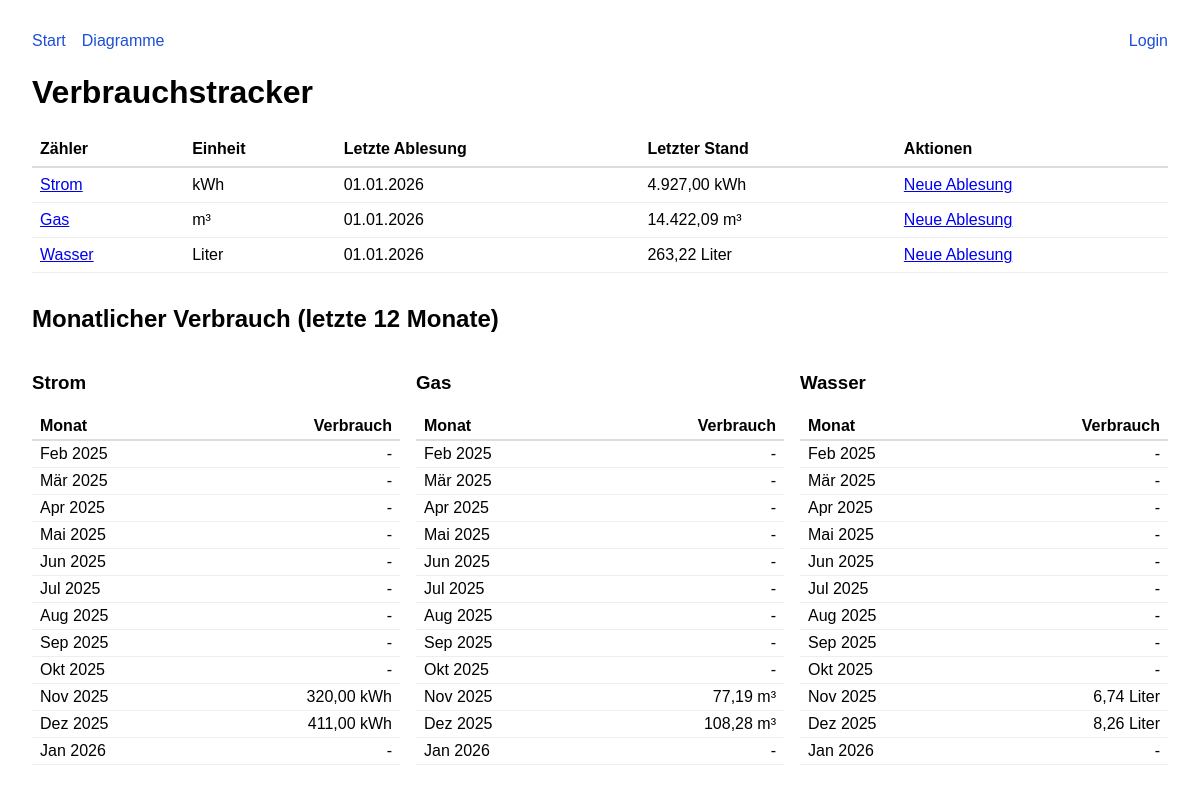
The page / on the database its author committed.
### app/models.py (models this page shows)
class Meter(db.Model):
    id = db.Column(db.Integer, primary_key=True)
    name = db.Column(db.String(80), unique=True, nullable=False)
    unit = db.Column(db.String(20), nullable=False)
    serial_number = db.Column(db.String(100), nullable=False)
    created_at = db.Column(db.DateTime, default=datetime.utcnow)
    readings = db.relationship('MeterReading', backref='meter', lazy='dynamic',
                               order_by='desc(MeterReading.reading_date)')
    def get_last_reading(self) -> 'MeterReading | None':
        return self.readings.first()
    def get_monthly_consumption(self, months: int = 12) -> list[tuple[str, float | None]]:
        month_names = ['Jan', 'Feb', 'Mär', 'Apr', 'Mai', 'Jun',
                       'Jul', 'Aug', 'Sep', 'Okt', 'Nov', 'Dez']
        readings = MeterReading.query.filter_by(meter_id=self.id).order_by(MeterReading.reading_date.asc()).all()
        consumption_by_month: dict[tuple[int, int], float] = {}
        prev_reading = None
        for reading in readings:
            if prev_reading and reading.serial_number == prev_reading.serial_number:
                total_consumption = reading.value - prev_reading.value
                total_days = (reading.reading_date - prev_reading.reading_date).days
                if total_days > 0:
                    current = prev_reading.reading_date
                    while current < reading.reading_date:
                        month_key = (current.year, current.month)
                        month_end = date(current.year, current.month,
                                         monthrange(current.year, current.month)[1])
                        period_end = min(month_end, reading.reading_date)
                        days_in_month = (period_end - current).days + (1 if current == prev_reading.reading_date else 0)
                        share = (days_in_month / total_days) * total_consumption
                        consumption_by_month[month_key] = consumption_by_month.get(month_key, 0) + share
                        current = month_end + relativedelta(days=1)
            prev_reading = reading
        today = date.today()
        result = []
        for i in range(months - 1, -1, -1):
            month_date = today - relativedelta(months=i)
            month_key = (month_date.year, month_date.month)
            month_label = f"{month_names[month_date.month - 1]} {month_date.year}"
            consumption = consumption_by_month.get(month_key)
            result.append((month_label, consumption))
        return result

class MeterReading(db.Model):
    id = db.Column(db.Integer, primary_key=True)
    meter_id = db.Column(db.Integer, db.ForeignKey('meter.id'), nullable=False)
    reading_date = db.Column(db.Date, nullable=False)
    value = db.Column(db.Float, nullable=False)
    serial_number = db.Column(db.String(100), nullable=False)
    created_at = db.Column(db.DateTime, default=datetime.utcnow)
    __table_args__ = (
        db.UniqueConstraint('meter_id', 'reading_date', name='unique_meter_date'),
    )

### app/main/routes.py (the view)
@main_bp.route('/')
def index():
    meters = Meter.query.all()
    consumption_data = {m.id: m.get_monthly_consumption() for m in meters}
    return render_template('index.html', meters=meters, consumption_data=consumption_data)

### app/__init__.py (called while the page is built)
def create_app(config_object='config.Config'):
    app = Flask(__name__)
    app.config.from_object(config_object)
    db.init_app(app)
    migrate.init_app(app, db)
    login_manager.init_app(app)
    login_manager.login_view = 'main.login'
    login_manager.login_message_category = 'info'
    csrf.init_app(app)
    app.register_blueprint(main_bp)
    app.register_blueprint(api_bp, url_prefix='/api')
    csrf.exempt(api_bp)  # API uses API key auth instead of CSRF
    @app.template_filter('de_number')
    def de_number_filter(value, decimals=2):
        if value is None:
            return '-'
        formatted = f"{value:,.{decimals}f}"
        formatted = formatted.replace(',', 'X').replace('.', ',').replace('X', '.')
        return formatted
    register_commands(app)
    return app

### app/main/templates/index.html
{% extends 'base.html' %}
{% block content %}
  <h1>Verbrauchstracker</h1>
  {% if meters %}
    <table style="width: 100%; border-collapse: collapse; margin-top: 1rem;">
      <thead>
        <tr style="border-bottom: 2px solid #ddd; text-align: left;">
          <th style="padding: 0.5rem;">Zähler</th>
          <th style="padding: 0.5rem;">Einheit</th>
          <th style="padding: 0.5rem;">Letzte Ablesung</th>
          <th style="padding: 0.5rem;">Letzter Stand</th>
          <th style="padding: 0.5rem;">Aktionen</th>
        </tr>
      </thead>
      <tbody>
        {% for meter in meters %}
          {% set last_reading = meter.get_last_reading() %}
          <tr style="border-bottom: 1px solid #eee;">
            <td style="padding: 0.5rem;">
              <a href="{{ url_for('main.meter_detail', meter_id=meter.id) }}">{{ meter.name }}</a>
            </td>
            <td style="padding: 0.5rem;">{{ meter.unit }}</td>
            <td style="padding: 0.5rem;">
              {% if last_reading %}
                {{ last_reading.reading_date.strftime('%d.%m.%Y') }}
              {% else %}
                -
              {% endif %}
            </td>
            <td style="padding: 0.5rem;">
              {% if last_reading %}
                {{ last_reading.value|de_number }} {{ meter.unit }}
              {% else %}
                -
              {% endif %}
            </td>
            <td style="padding: 0.5rem;">
              <a href="{{ url_for('main.reading_new', meter_id=meter.id) }}">Neue Ablesung</a>
            </td>
          </tr>
        {% endfor %}
      </tbody>
    </table>
    <h2 style="margin-top: 2rem;">Monatlicher Verbrauch (letzte 12 Monate)</h2>
    <div style="display: flex; gap: 1rem; margin-top: 1rem;">
      {% for meter in meters %}
        <div style="flex: 1;">
          <h3>{{ meter.name }}</h3>
          <table style="width: 100%; border-collapse: collapse;">
            <thead>
              <tr style="border-bottom: 2px solid #ddd; text-align: left;">
                <th style="padding: 0.25rem 0.5rem;">Monat</th>
                <th style="padding: 0.25rem 0.5rem; text-align: right;">Verbrauch</th>
              </tr>
            </thead>
            <tbody>
              {% for month, value in consumption_data[meter.id] %}
                <tr style="border-bottom: 1px solid #eee;">
                  <td style="padding: 0.25rem 0.5rem;">{{ month }}</td>
                  <td style="padding: 0.25rem 0.5rem; text-align: right;">
                    {% if value is not none %}
                      {{ value|de_number }} {{ meter.unit }}
                    {% else %}
                      -
                    {% endif %}
                  </td>
                </tr>
              {% endfor %}
            </tbody>
          </table>
        </div>
      {% endfor %}
    </div>
  {% else %}
    <p>Keine Zähler vorhanden. Bitte zuerst Zähler anlegen.</p>
  {% endif %}
{% endblock %}

### app/main/templates/base.html (shortened to what this page needs)
<!doctype html>
<html lang="de">
  <head>
    <link rel="stylesheet" href="https://cdn.jsdelivr.net/npm/charts.css/dist/charts.min.css">
  </head>
  <body>
    <header>
      <nav>
        <div class="nav-left">
          <a href="{{ url_for('main.index') }}">Start</a>
          <a href="{{ url_for('main.graphs') }}">Diagramme</a>
        </div>
        <div class="nav-right">
          {% if current_user.is_authenticated %}
            <a href="{{ url_for('main.index') }}">{{ current_user.username }}</a>
            <a href="{{ url_for('main.logout') }}">Logout</a>
          {% else %}
            <a href="{{ url_for('main.login') }}">Login</a>
          {% endif %}
        </div>
      </nav>
    </header>
    <main>
      {% block content %}{% endblock %}
    </main>
  </body>
</html>

### app/main/templates/base.html (style rules this page uses)
body { font-family: Arial, sans-serif; margin: 2rem; }
header { margin-bottom: 1.5rem; }
nav { display: flex; justify-content: space-between; align-items: center; }
.nav-left, .nav-right { display: flex; align-items: center; gap: 1rem; }
nav a { text-decoration: none; color: #1d4ed8; }

### rows shown on the page
Meter: name "Strom", unit "kWh", id "Feb 2025" "Mär 2025" "Apr 2025" "Mai 2025" "Jun 2025" "Jul 2025" "Aug 2025" "Sep 2025" "Okt 2025" "Nov 2025" "Dez 2025" "Jan 2026", id "320,00" "411,00", unit "kWh" "kWh"
MeterReading: reading_date "01.01.2026", value|de_number "4.927,00"
Meter: name "Gas", unit "m³", id "Feb 2025" "Mär 2025" "Apr 2025" "Mai 2025" "Jun 2025" "Jul 2025" "Aug 2025" "Sep 2025" "Okt 2025" "Nov 2025" "Dez 2025" "Jan 2026", id "77,19" "108,28", unit "m³" "m³"
MeterReading: reading_date "01.01.2026", value|de_number "14.422,09"
Meter: name "Wasser", unit "Liter", id "Feb 2025" "Mär 2025" "Apr 2025" "Mai 2025" "Jun 2025" "Jul 2025" "Aug 2025" "Sep 2025" "Okt 2025" "Nov 2025" "Dez 2025" "Jan 2026", id "6,74" "8,26", unit "Liter" "Liter"
MeterReading: reading_date "01.01.2026", value|de_number "263,22"
